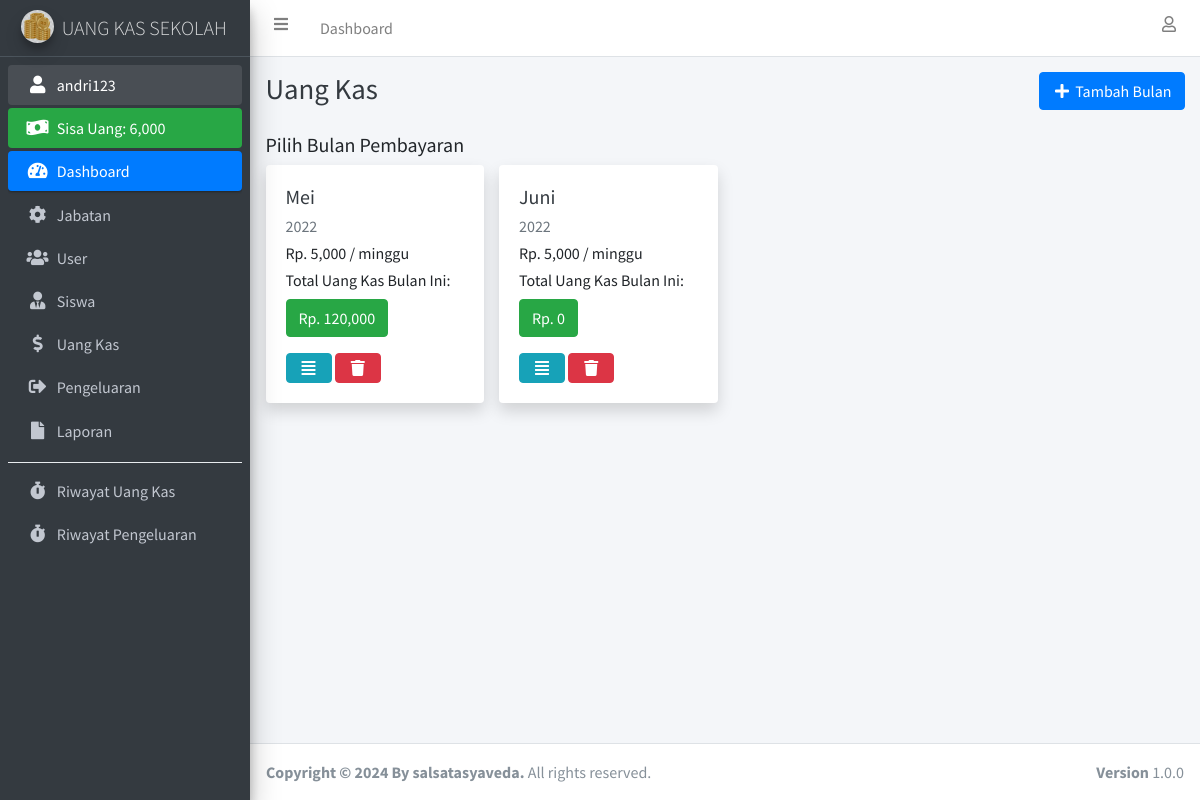
/uang_kas.php (signed in), run on the app's committed database.
### tables this page shows
CREATE TABLE `user` (
  `id_user` int(11) NOT NULL,
  `nama_lengkap` varchar(100) NOT NULL,
  `username` varchar(100) NOT NULL,
  `password` varchar(255) NOT NULL,
  `id_jabatan` int(11) NOT NULL
);

CREATE TABLE `bulan_pembayaran` (
  `id_bulan_pembayaran` int(11) NOT NULL,
  `nama_bulan` enum('januari','februari','maret','april','mei','juni','juli','agustus','september','oktober','november','desember') NOT NULL,
  `tahun` int(4) NOT NULL,
  `pembayaran_perminggu` int(11) NOT NULL
);

### connection.php (called while the page is built, shortened)
<?php
	$host		= "localhost";
	$username	= "root";
	$password	= "";
	$database	= "uang_kas";
	$conn 		= mysqli_connect($host, $username, $password, $database);
if (isset($_SESSION['id_user'])) {
	function dataUser() {
		global $conn;
		$id_user = $_SESSION['id_user'];
		return mysqli_fetch_assoc(mysqli_query($conn, "SELECT * FROM user INNER JOIN jabatan ON user.id_jabatan = jabatan.id_jabatan WHERE id_user = '$id_user'"));
	}
}

### uang_kas.php (the view, shortened to what this page needs)
<?php
  require 'connection.php';
  $bulan_pembayaran = mysqli_query($conn, "SELECT * FROM bulan_pembayaran ORDER BY tahun ASC");
?>
<!DOCTYPE html>
<html>
<head>
    <?php include 'include/css.php'; ?>
</head>
<body class="hold-transition sidebar-mini layout-fixed">
    <div class="wrapper">
        <?php include 'include/navbar.php'; ?>
        <?php include 'include/sidebar.php'; ?>
        <div class="content-wrapper">
            <div class="content-header">
                <div class="container-fluid">
                    <div class="row justify-content-center mb-2">
                        <div class="col-sm">
                            <h1 class="m-0 text-dark">Uang Kas</h1>
                        </div>
                        <div class="col-sm text-right">
                            <?php if ($_SESSION['id_jabatan'] !== '3'): ?>
                            <button class="btn btn-primary" data-toggle="modal"
                                data-target="#tambahBulanPembayaranModal"><i class="fas fa-fw fa-plus"></i> Tambah
                                Bulan</button>
                            <?php endif ?>
                        </div>
                    </div>
                </div>
            </div>
            <section class="content">
                <div class="container-fluid">
                    <div class="row justify-content-center">
                        <div class="col-lg text-left">
                            <h5>Pilih Bulan Pembayaran</h5>
                        </div>
                    </div>
                    <div class="row">
                        <?php foreach ($bulan_pembayaran as $dbp): ?>
                        <?php
              $id_bulan_pembayaran = $dbp['id_bulan_pembayaran'];
              $total_uang_kas_bulan_ini = mysqli_fetch_assoc(mysqli_query($conn, "SELECT sum(minggu_ke_1 + minggu_ke_2 + minggu_ke_3 + minggu_ke_4) as total_uang_kas_bulan_ini FROM uang_kas WHERE id_bulan_pembayaran = '$id_bulan_pembayaran'"));
              $total_uang_kas_bulan_ini = $total_uang_kas_bulan_ini['total_uang_kas_bulan_ini'];
            ?>
                        <div class="col-lg-3">
                            <div class="card shadow">
                                <div class="card-body">
                                    <h5><a href="detail_bulan_pembayaran.php?id_bulan_pembayaran=<?= $dbp['id_bulan_pembayaran']; ?>"
                                            class="text-dark"><?= ucwords($dbp['nama_bulan']); ?></a></h5>
                                    <h6 class="text-muted"><?= $dbp['tahun']; ?></h6>
                                    <h6>Rp. <?= number_format($dbp['pembayaran_perminggu']); ?> / minggu</h6>
                                    <h6>Total Uang Kas Bulan Ini: <span class="my-2 btn btn-success">Rp.
                                            <?= number_format($total_uang_kas_bulan_ini); ?></span></h6>
                                    <a href="detail_bulan_pembayaran.php?id_bulan_pembayaran=<?= $dbp['id_bulan_pembayaran']; ?>"
                                        class="btn btn-info"><i class="fas fa-fw fa-align-justify"></i></a>
                                    <?php if ($_SESSION['id_jabatan'] == '1'): ?>
                                    <a href="hapus_bulan_pembayaran.php?id_bulan_pembayaran=<?= $dbp['id_bulan_pembayaran']; ?>"
                                        class="btn btn-danger btn-delete"
                                        data-nama="<?= ucwords($dbp['nama_bulan']); ?> | <?= $dbp['tahun']; ?>"><i
                                            class="fas fa-fw fa-trash"></i></a>
                                    <?php endif ?>
                                </div>
                            </div>
                        </div>
                        <?php endforeach ?>
                    </div>
                </div>
            </section>
        </div>
        <footer class="main-footer">
            <strong>Copyright &copy; 2024 By salsatasyaveda.</strong>
            All rights reserved.
            <div class="float-right d-none d-sm-inline-block">
                <b>Version</b> 1.0.0
            </div>
        </footer>
    </div>
</body>
</html>

### include/sidebar.php
<?php
  $dataUser = dataUser();
  $jml_pengeluaran = mysqli_fetch_assoc(mysqli_query($conn, "SELECT sum(jumlah_pengeluaran) as jml_pengeluaran FROM pengeluaran"));
  $jml_pengeluaran = $jml_pengeluaran['jml_pengeluaran'];
  $jml_uang_kas = mysqli_fetch_assoc(mysqli_query($conn, "SELECT sum(minggu_ke_1 + minggu_ke_2 + minggu_ke_3 + minggu_ke_4) as jml_uang_kas FROM uang_kas"));
  $jml_uang_kas = $jml_uang_kas['jml_uang_kas'];
?>
<aside class="main-sidebar sidebar-dark-primary elevation-4">
    <a href="index.php" class="brand-link">
        <img src="assets/img/img_properties/logo.jpg" alt="AdminLTE Logo" class="brand-image img-circle elevation-3"
            style="opacity: .8">
        <span class="brand-text font-weight-light">UANG KAS SEKOLAH</span>
    </a>
    <div class="sidebar">
        <nav class="mt-2">
            <ul class="nav nav-pills nav-sidebar flex-column" data-widget="treeview" role="menu" data-accordion="false">
                <li class="nav-item has-treeview menu-open">
                    <a href="profile.php" class="nav-link"><i class="nav-icon fas fa-fw fa-user"></i>
                        <p><?= $dataUser['username']; ?></p>
                    </a>
                </li>
                <li class="nav-item">
                    <div class="bg-success nav-link text-white">
                        <i class="nav-icon fas fa-money-bill-wave"></i>
                        <p>
                            Sisa Uang: <?= number_format($jml_uang_kas - $jml_pengeluaran); ?>
                        </p>
                    </div>
                </li>
                <li class="nav-item has-treeview menu-open">
                    <a href="index.php" class="nav-link active">
                        <i class="nav-icon fas fa-tachometer-alt"></i>
                        <p>
                            Dashboard
                        </p>
                    </a>
                </li>
                <?php if ($dataUser['id_jabatan'] == '1'): ?>
                <li class="nav-item">
                    <a href="jabatan.php" class="nav-link">
                        <i class="nav-icon fas fa-cog"></i>
                        <p>
                            Jabatan
                        </p>
                    </a>
                </li>
                <li class="nav-item">
                    <a href="user.php" class="nav-link">
                        <i class="nav-icon fas fa-users"></i>
                        <p>
                            User
                        </p>
                    </a>
                </li>
                <?php endif ?>
                <li class="nav-item">
                    <a href="siswa.php" class="nav-link">
                        <i class="fas fa-user-tie nav-icon"></i>
                        <p>Siswa</p>
                    </a>
                </li>
                <li class="nav-item">
                    <a href="uang_kas.php" class="nav-link">
                        <i class="fas fa-dollar-sign nav-icon"></i>
                        <p>Uang Kas</p>
                    </a>
                </li>
                <li class="nav-item">
                    <a href="pengeluaran.php" class="nav-link">
                        <i class="fas fa-sign-out-alt nav-icon"></i>
                        <p>Pengeluaran</p>
                    </a>
                </li>
                <li class="nav-item">
                    <a href="laporan.php" class="nav-link">
                        <i class="fas fa-file nav-icon"></i>
                        <p>Laporan</p>
                    </a>
                </li>
                <div class="dropdown-divider"></div>
                <li class="nav-item">
                    <a href="riwayat.php" class="nav-link">
                        <i class="fas fa-stopwatch nav-icon"></i>
                        <p>Riwayat Uang Kas</p>
                    </a>
                </li>
                <li class="nav-item">
                    <a href="riwayat_pengeluaran.php" class="nav-link">
                        <i class="fas fa-stopwatch nav-icon"></i>
                        <p>Riwayat Pengeluaran</p>
                    </a>
                </li>
            </ul>
        </nav>
    </div>
</aside>

### data on the page
user: username "andri123"
bulan_pembayaran: nama_bulan "Mei", tahun "2022", pembayaran_perminggu "5,000", total_uang_kas_bulan_ini "120,000"
bulan_pembayaran: nama_bulan "Juni", tahun "2022", pembayaran_perminggu "5,000", total_uang_kas_bulan_ini "0"

### other printed values
$jml_uang_kas - $jml_pengeluaran "6,000"
